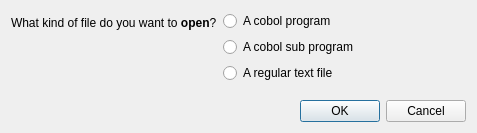
<?xml version="1.0" encoding="UTF-8"?>
<ui version="4.0">
 <class>Dialog</class>
 <widget class="QDialog" name="Dialog">
  <property name="geometry">
   <rect>
    <x>0</x>
    <y>0</y>
    <width>477</width>
    <height>133</height>
   </rect>
  </property>
  <property name="windowTitle">
   <string>Choose a file type</string>
  </property>
  <layout class="QGridLayout" name="gridLayout">
   <item row="2" column="0">
    <widget class="QDialogButtonBox" name="buttonBox">
     <property name="orientation">
      <enum>Qt::Horizontal</enum>
     </property>
     <property name="standardButtons">
      <set>QDialogButtonBox::Cancel|QDialogButtonBox::Ok</set>
     </property>
    </widget>
   </item>
   <item row="1" column="0">
    <layout class="QFormLayout" name="formLayout">
     <property name="leftMargin">
      <number>0</number>
     </property>
     <item row="0" column="0">
      <widget class="QLabel" name="label">
       <property name="text">
        <string>&lt;html&gt;&lt;head/&gt;&lt;body&gt;&lt;p&gt;What kind of file do you want to  &lt;span style=&quot; font-weight:600;&quot;&gt;open&lt;/span&gt;?&lt;/p&gt;&lt;/body&gt;&lt;/html&gt;</string>
       </property>
      </widget>
     </item>
     <item row="0" column="1">
      <layout class="QVBoxLayout" name="verticalLayout">
       <item>
        <widget class="QRadioButton" name="radioButtonProgram">
         <property name="text">
          <string>A cobol program</string>
         </property>
         <property name="icon">
          <iconset resource="ide.qrc">
           <normaloff>:/ide-icons/rc/application-x-executable.png</normaloff>:/ide-icons/rc/application-x-executable.png</iconset>
         </property>
        </widget>
       </item>
       <item>
        <widget class="QRadioButton" name="radioButtonSubprogram">
         <property name="text">
          <string>A cobol sub program</string>
         </property>
         <property name="icon">
          <iconset resource="ide.qrc">
           <normaloff>:/ide-icons/rc/1363472922_application-x-sharedlib.png</normaloff>:/ide-icons/rc/1363472922_application-x-sharedlib.png</iconset>
         </property>
        </widget>
       </item>
       <item>
        <widget class="QRadioButton" name="radioButtonText">
         <property name="text">
          <string>A regular text file</string>
         </property>
         <property name="icon">
          <iconset resource="ide.qrc">
           <normaloff>:/ide-icons/rc/text-x-generic.png</normaloff>:/ide-icons/rc/text-x-generic.png</iconset>
         </property>
        </widget>
       </item>
      </layout>
     </item>
    </layout>
   </item>
  </layout>
 </widget>
 <resources>
  <include location="ide.qrc"/>
 </resources>
 <connections>
  <connection>
   <sender>buttonBox</sender>
   <signal>accepted()</signal>
   <receiver>Dialog</receiver>
   <slot>accept()</slot>
   <hints>
    <hint type="sourcelabel">
     <x>248</x>
     <y>254</y>
    </hint>
    <hint type="destinationlabel">
     <x>157</x>
     <y>274</y>
    </hint>
   </hints>
  </connection>
  <connection>
   <sender>buttonBox</sender>
   <signal>rejected()</signal>
   <receiver>Dialog</receiver>
   <slot>reject()</slot>
   <hints>
    <hint type="sourcelabel">
     <x>316</x>
     <y>260</y>
    </hint>
    <hint type="destinationlabel">
     <x>286</x>
     <y>274</y>
    </hint>
   </hints>
  </connection>
 </connections>
</ui>
